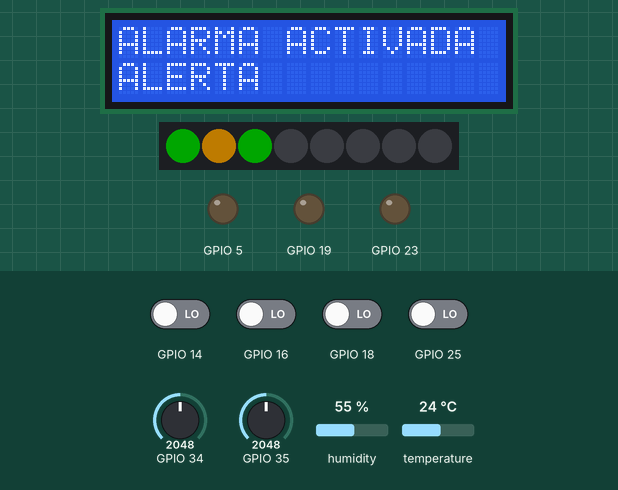
This program was run on a simulated ESP32. Parts: 16×2 character LCD, 8 RGB LEDs in strip order, left to right, output pins drawn as LEDs (lit = HIGH). Inputs (shaded band) come from the test bench; at power-on: GPIO 14, GPIO 16, GPIO 18, GPIO 25 LOW, GPIO 35 = 2048, temperature 24 °C, humidity 55 %, GPIO 34 = 2048. Dim RGB values are drawn brighter than linear; what the program prints to the serial monitor is not drawn.

Above: at 3.3 s.
3.4 s: GPIO 16 driven HIGH
At 4.0 s:
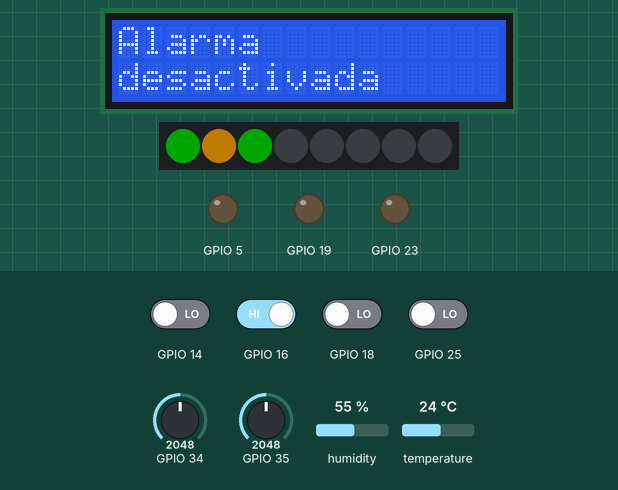
6.4 s: GPIO 35 set to 1604
At 7.4 s:
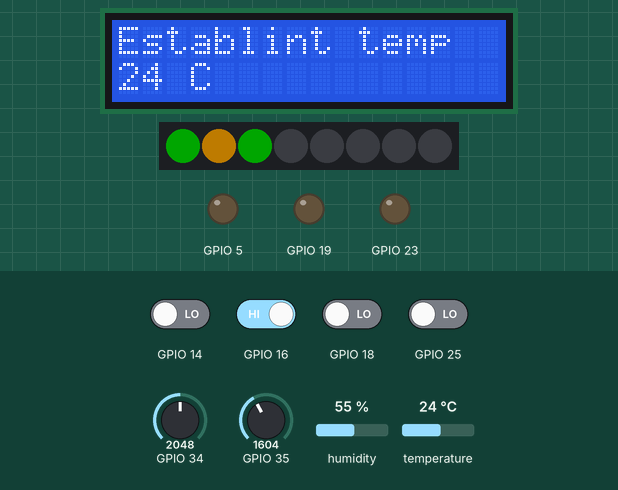
8.0 s: GPIO 35 set to 1493
At 8.82 s:
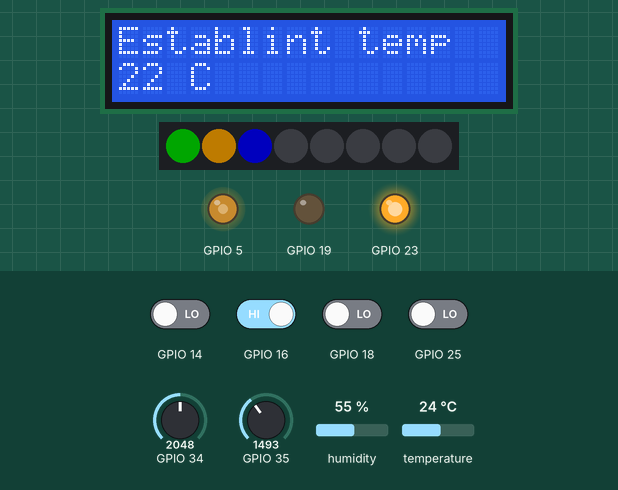
10.4 s: GPIO 18 driven HIGH
At 11.3 s:
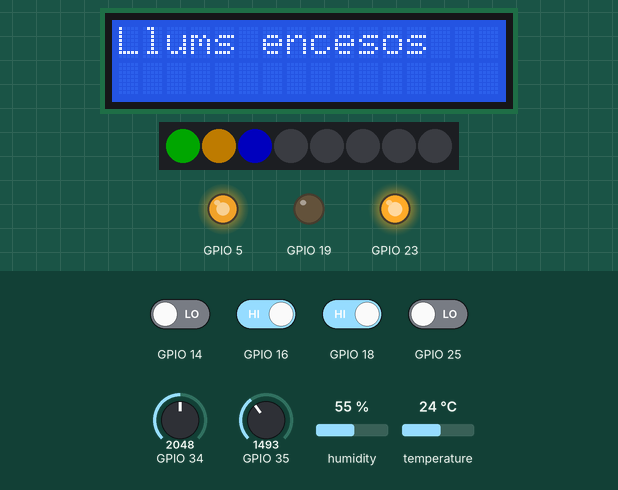
14.0 s: temperature set to 3 °C
At 14.81 s:
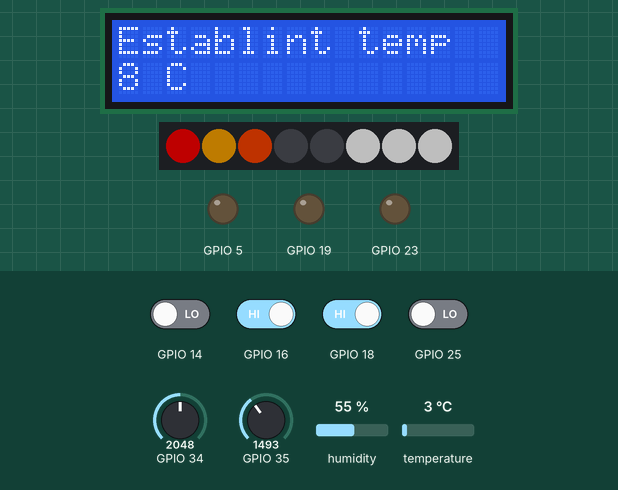
16.7 s: humidity set to 22 %
At 19.21 s:
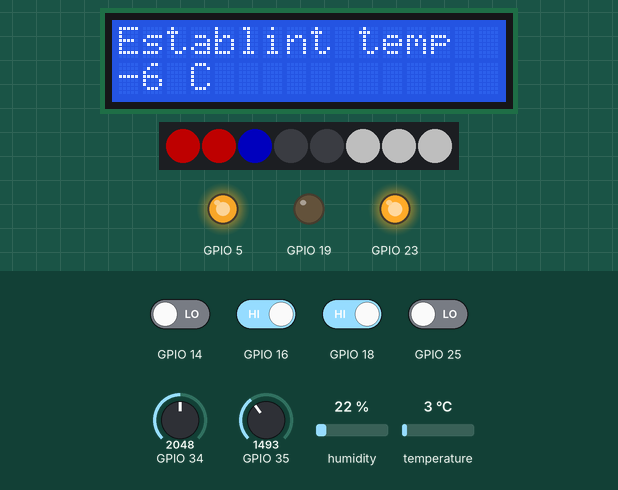
Timing chart, 0 to 19.7 s (numbered marks = the images above; inputs shaded):
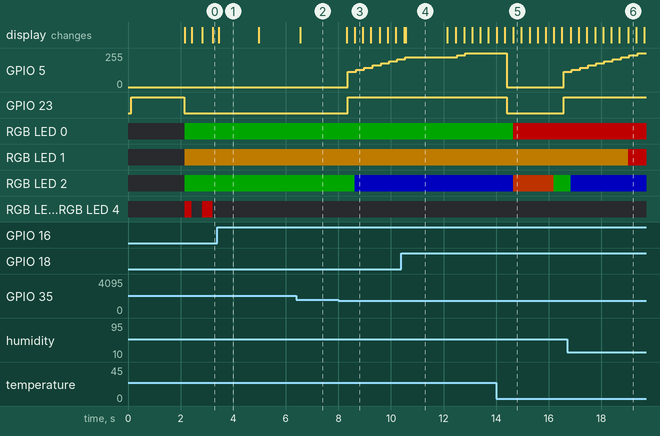

The program:

main.cpp
```cpp
#include <Arduino.h>
#include "Pantalla.h"
#include "Joystick.h"
#include "Sensor.h"
#include "Temperatura.h"
#include "Humitat.h"
#include "Motor.h"
#include "Alarma.h"
#include "Iluminacio.h"

const Axis DIR_TEMP_SETTING = Y;
const Axis DIR_ILUM = X;

const int DEFAULT_TEMP = 24;

enum Pantalles {
    ALT = -1,
    IDLE = 0,

    // Pantalles d'interacció
    TEMPSET = 1,
    LIGHTSET = 2,
    LIGHTOFF = 3,

    // Pantalles d'informació
    LIGHTTOGGLE = 4,
    ALARMACTIVE = 5,
    ALARMOFF = 6,
    SEASONSET = 7,
    TEMPRESET = 8
};

CRGB leds[8];

/*
https://github.com/FastLED/FastLED/issues/1169
#define FASTLED_ALL_PINS_HARDWARE_SPI

 https://github.com/espressif/arduino-esp32/issues/3461#issuecomment-557943652
 */

/*
Compte amb els punters a ítems de les llistes. Com que les classes
 sempre utilitzaran punters a les variables originals i no les
 mateixes variables, per passar el punter d'un ítem d'una llista
 al constructor d'una classe, és suficient amb sumar el seu índex
 a la variable de la mateixa llista (que realment és un punter al
 primer ítem de la llista).
 */
CRGB* alarmaLeds[]{leds + 3, leds + 4};

Alarma alarma(25, 16, alarmaLeds, 2);
Joystick joystick(34, 35, 14, 10);
//Timer joystickCooldown(500);

Motor ventilador(23, 19, 5);

DHT dht = Sensor::initDHT(17);
Temperatura temperatura(DEFAULT_TEMP, &dht, leds, leds + 2, &ventilador);
Humitat humitat(&dht, leds + 1);

CRGB* ilumLeds[]{leds + 5, leds + 6, leds + 7};

Iluminacio iluminacio(18, ilumLeds, 3);

Pantalla pantalla(&temperatura, &humitat, &iluminacio);


void setup() {
    alarma.begin(400, 2);

    //bool* alarmaPtr = &ALARMA;

    //botoAlarma.attachInterrupt<bool*>(SIGNALFALLING, ([](bool* _alarma) { *_alarma = false; }), &alarmaPtr);
    //obstacles.attachInterrupt<bool*>(SIGNALFALLING, ([](bool* _alarma) { *_alarma = true; }), &alarmaPtr);

    joystick.begin();

    FastLED.addLeds<WS2812B, 27, GRB>(leds, 8); // NOLINT(*-static-accessed-through-instance)
    FastLED.setBrightness(80);

    dht.begin();
    temperatura.begin();
    humitat.begin();

    pantalla.begin();

    ventilador.begin();

    //botoIluminacio.begin();
    iluminacio.begin();

    Serial.begin(9600);

    // Esperar fins que la comunicació estigui disponible
    while (!Serial);

    Serial.println("Hola");
    ventilador.on();
    delay(2000);
}

void loop() {
    // Lectura dels receptors
    // També il·luminen els LEDs corresponents.
    temperatura.read(); // També fa funcionar el ventilador
    humitat.read();

    alarma.read();

    if (alarma.active)
        // Si l'alarma està activada, la resta no importa.
        pantalla.update("ALARMA ACTIVADA", "ALERTA", Pantalles::ALARMACTIVE);

    else if (alarma.state == Alarma::State::IDLE && pantalla.screenId == Pantalles::ALARMACTIVE)
        // La pantalla mostra l'alerta, però l'alarma ja no està activa, forcem tornar a idle
        pantalla.idle();

    else if (alarma.state == Alarma::State::DEACTIVATED)
        pantalla.updateTimed({"Alarma", "desactivada"}, 1500, Pantalles::ALARMOFF);
    else {
        // PRESSED indica que el botó s'ha premut sense estar l'alarma activa.
        if (alarma.state == Alarma::State::PRESSED) {
            String prevSeason = Temperatura::seasonsName[temperatura.season];
            temperatura.setSeason(
                    temperatura.season == Temperatura::WINTER ? Temperatura::SUMMER : Temperatura::WINTER);

            pantalla.updateTimed(
                    {"Epoca de l'any", prevSeason + " => " + (Temperatura::seasonsName[temperatura.season])},
                    1500,
                    SEASONSET);
        } else if (iluminacio.read())
            pantalla.updateTimed({iluminacio.isOn ? "Llums encesos" : "Llums apagats", ""}, 1500, LIGHTTOGGLE);


        // Si la pantalla és idle o ja és d'interacció, podem utilitzar les accions del joystick.
        // Això és per evitar que les pantalles mostrades anteriorment (SEASONSET i LIGHTTOGGLE)
        // desapareguin abans de temps.
        if (pantalla.screenId < 4) {

            joystick.readState();

            if (joystick.isPressed(true) && pantalla.screenId == Pantalles::IDLE) {
                temperatura.setting = (int) round(temperatura.value);
                pantalla.updateTimed({"Temp restablerta", String(temperatura.setting) + " C"}, 1500, TEMPRESET);
                Serial.println("temp reset pressed"); }


            if (joystick.state.idle ) {
                pantalla.idle();
            } else if (joystick.state.axis == DIR_ILUM) {
                // Control de la brillantor

                if (iluminacio.isOn) {
                    if (pantalla.screenId == Pantalles::LIGHTSET && abs(joystick.state.pos) > 25) {
                        // Pujar/baixar la brillantor 16 unitats, o 32 si el joystick està al màxim
                        iluminacio.changeBrightness(
                                (joystick.state.pos < 0 ? -1 : 1) * (8 * (1 + (abs(joystick.state.pos) > 90))));
                                delay(200);
                    }

                    pantalla.update("Brillantor llums", iluminacio.brightnessStr(),
                                    Pantalles::LIGHTSET);
                } else
                    pantalla.update("Llums apagats", "", Pantalles::LIGHTOFF);


            } else if (joystick.state.axis == DIR_TEMP_SETTING) {
                // Control de la consigna


                if (pantalla.screenId == Pantalles::TEMPSET && abs(joystick.state.pos) > 25) {
                    temperatura.setting += (joystick.state.pos < 0 ? -1 : 1) * (1 + (abs(joystick.state.pos) > 90));
                    delay(200);
                }

                pantalla.update("Establint temp", String(temperatura.setting) + " C", Pantalles::TEMPSET);

            }
        }

    }


    //pantalla.checkTime();

    FastLED.show();
    delay(50);
}
```

Alarma.cpp
```cpp
//
// Created by backo on 12/3/2024.
//

#include "Alarma.h"

Alarma::Alarma(int buttonPin, int sensorPin, CRGB* _leds[], int _ledsSize) : active(false), button(buttonPin),
                                                                             sensor(sensorPin),
                                                                             LEDArray(_leds, _ledsSize), interval(-1),
                                                                             mod(-1), state(Alarma::State::IDLE),
                                                                             wasPressed(false) {}

void Alarma::begin(int _interval, int _mod) {
    this->interval = _interval;
    this->mod = _mod;

    this->sensor.begin();
    this->button.begin();
}

void Alarma::read() {
    Alarma::State ret = Alarma::State::IDLE;

    this->button.read(false, true);

    if (this->sensor.read(false, true)) {
        this->active = true;
        this->wasPressed = false;
        ret = Alarma::State::TRIGGERED;

    } else {
        if (this->active && this->button.value) {
            this->active = false;
            this->wasPressed = true;
            ret = Alarma::State::DEACTIVATED;

        } else if (this->wasPressed && !this->button.value) this->wasPressed = false;
        else if (!this->wasPressed && this->button.value) {
            ret = Alarma::State::PRESSED;
            this->wasPressed = true;
        }
    }
    this->setColorAll(Alarma::colors[(millis() / this->interval) % this->mod && this->active]);

    Serial.println("alarm " + (this->active ? "ACTIVE" : Alarma::stateToString(this->state)));
    Serial.println();

    this->state = ret;
}

CRGB::HTMLColorCode Alarma::colors[2] = {CRGB::Black, CRGB::Red};

String Alarma::stateToString(Alarma::State s) {
    switch (s) {
        case State::IDLE:
            return "IDLE";
        case State::PRESSED:
            return "PRESSED";
        case State::DEACTIVATED:
            return "DEACTIVATED";
        case State::TRIGGERED:
            return "TRIGGERED";
        default:
            return "unknown";
    }
}
```

Alarma.h
```cpp
//
// Created by backo on 12/3/2024.
//

#ifndef CASA_DOMOTICA_ALARMA_H
#define CASA_DOMOTICA_ALARMA_H

#include "pins/EntradaDigital.h"
#include "FastLED.h"
#include "helpers/LEDArray.h"

using CDPins::EntradaDigital;


class Alarma : private LEDArray {
private:
    EntradaDigital sensor;
    EntradaDigital button;

    static CRGB::HTMLColorCode colors[2];

    bool wasPressed;
    int interval;
    int mod;
public:
    enum class State {
        IDLE,        // El botó no s'ha premut
        PRESSED,     // El botó s'ha premut, però l'alarma estava desactivada
        DEACTIVATED, // El botó s'ha premut i ha desactivat l'alarma
        TRIGGERED    // L'alarma s'ha activat
    };

    Alarma(int buttonPin, int sensorPin, CRGB* _leds[], int _ledsSize);

    bool active;

    State state;

    void begin(int _interval, int _mod);
    void read();

    static String stateToString(State st);
};


#endif //CASA_DOMOTICA_ALARMA_H
```

Humitat.cpp
```cpp
//
// Created by backo on 4/3/2024.
//

#include "Humitat.h"

Humitat::Humitat(DHT* _dht, CRGB* _led) :
        dht(_dht),
        Sensor(_led, {Humitat::rangesList, 4, true}) {}

void Humitat::begin() {
    this->read();
}

bool Humitat::read() {
    return this->process(this->value = this->dht->readHumidity(), Humitat::colors);
}

int Humitat::rangesList[4] = {35, 45, 55, 65};

CRGB::HTMLColorCode Humitat::colors[3] = {CRGB::Red, CRGB::Orange, CRGB::Green};
```

Humitat.h
```cpp
//
// Created by backo on 4/3/2024.
//

#ifndef CASA_DOMOTICA_HUMITAT_H
#define CASA_DOMOTICA_HUMITAT_H

#include "Sensor.h"

class Humitat : public Sensor {
private:
    static int rangesList[];
    static CRGB::HTMLColorCode colors[];

    DHT* dht;
public:
    Humitat(DHT* _dht, CRGB* _led);

    void begin() override;
    bool read() override;
};


#endif //CASA_DOMOTICA_HUMITAT_H
```

Iluminacio.cpp
```cpp
//
// Created by backo on 19/3/2024.
//

#include "Iluminacio.h"

Iluminacio::Iluminacio(int pinButton, CRGB** _leds, int _ledsSize) : brightness(255), isOn(false), button(pinButton),
                                                                     LEDArray(_leds, _ledsSize) {}

void Iluminacio::begin() {
    this->button.begin();
}

void Iluminacio::changeBrightness(int delta) {
    this->brightness += delta;
    this->brightness = constrain(this->brightness, 0, 255);
    this->update();
}

bool Iluminacio::read() {
    if (this->button.read(true, true)) {
        Serial.println("lights button pressed");
        Serial.println();

        this->isOn = !this->isOn;
        update();
        return true;
    }
    return false;
}

void Iluminacio::update() {
    this->setColorAll(CHSV{0, 0, static_cast<uint8_t>(this->isOn ? this->brightness : 0)});
}

String Iluminacio::brightnessStr() const {
    String str = "";

    if (this->isOn) {
        str = String(((float) this->brightness) / 2.55, 0) + "%";
    } else {
        str = "OFF";
    }


    Serial.println("brightness " + str);
    Serial.println();

    return str;
}
```

Iluminacio.h
```cpp
//
// Created by backo on 19/3/2024.
//

#ifndef CASA_DOMOTICA_ILUMINACIO_H
#define CASA_DOMOTICA_ILUMINACIO_H
#include "helpers/LEDArray.h"
#include "pins/EntradaDigital.h"

using CDPins::EntradaDigital;
class Iluminacio : private LEDArray {
protected:
    EntradaDigital button;
public:

    Iluminacio(int pinButton, CRGB** _leds, int _ledsSize);

    void begin();
    bool read();
    void changeBrightness(int delta);
    void update();


    bool isOn;
    int brightness;

    String brightnessStr() const;

};


#endif //CASA_DOMOTICA_ILUMINACIO_H
```

Joystick.cpp
```cpp
//
// Created by backo on 18/2/2024.
//

#include "Joystick.h"

Joystick::Joystick(int _pinX, int _pinY, int _buttonPin, int _deadzone = 10) : deadzone(_deadzone), pos({0, 0}),
                                                                               axisPins({EntradaAnalogica{_pinX},
                                                                                         EntradaAnalogica{_pinY}}),
                                                                               buttonPin(_buttonPin),
                                                                               state({X, 0, true, 0}) {}

bool Joystick::read() {
    // Operador OR que no curtcircuita perquè s'evaluïn els dos operands.
    // Clever code > readability :)
    return read(X) | read(Y);
}

bool Joystick::read(Axis axis) {
    int* posAxis = getPosPtr(axis);
    EntradaAnalogica* pin = axis == X ? &this->axisPins.x : &this->axisPins.y;

    // [=] fa que es puguin accedir a les mateixes variables (com 'this')
    // que des de fora de la lambda.
    // Aplicar la deadzone.
    auto round = [=](int _pos) -> int { return abs(_pos) > this->deadzone ? _pos : 0; };

    *posAxis = round(::map((int) pin->read(), 0, 4095, -100, 100));

    return *posAxis != 0;
}

void Joystick::begin() {
    this->axisPins.y.begin();
    this->axisPins.x.begin();
}

// Aquest és el mètode privat, usat per accedir fàcilment
// a un valor.
// TODO Utilitzar template perquè es pugui utilitzar també per a axisPins
int* Joystick::getPosPtr(Axis axis) {
    return axis == X ? &this->pos.x : &this->pos.y;
}

// Aquest és el mètode públic. No hauríem de voler canviar la
// posició des de fora de la classe; per això es retorna un
// punter constant.
const int* Joystick::getPos(Axis axis) {
    return getPosPtr(axis);
}

bool Joystick::isPressed(bool debounce) {
    return this->buttonPin.read(debounce, false);
}

bool Joystick::readState() {
    bool active = this->read();

    if (this->state.idle && active) {
        if (abs(this->pos.x) > (abs(this->pos.y) + this->deadzone + 5)) {
            this->state.axis = X;
            this->state.pos = this->pos.x;
            this->state.idle = false;
        } else if (abs(this->pos.y) > (abs(this->pos.x) + this->deadzone + 5)) {
            this->state.axis = Y;
            this->state.pos = this->pos.y;
            this->state.idle = false;
        }
    } else if (active) {
        this->state.pos = *this->getPos(this->state.axis);
    } else {
        this->state.idle = true;
        this->state.lastActive = millis();
    }

    Serial.println("idle \t" + String(this->state.idle));
    Serial.println("axis \t" + String(this->state.axis));
    Serial.println("pos \t" + String(this->state.pos));
    //Serial.println("pressed \t" + String(this->isPressed()));
    Serial.println("pressed deb \t" + String(this->isPressed(true)));
    Serial.println("last active \t" + String(this->state.lastActive));
    Serial.println("raw");
    Serial.println("\t x " + String(this->pos.x));
    Serial.println("\t y " + String(this->pos.y));
    Serial.println();
;
    return active;
}

bool Joystick::State::operator==(const Joystick::State& other) const {
    return this->idle ? other.idle : (!other.idle && other.axis == this->axis && other.pos == this->pos);
}

bool Joystick::State::operator!=(const Joystick::State& other) const {
    return !(*this == other);
}
```

Joystick.h
```cpp
//
// Created by backo on 18/2/2024.
//

#ifndef CASA_DOMOTICA_JOYSTICK_H
#define CASA_DOMOTICA_JOYSTICK_H

#include "pins/EntradaAnalogica.h"
#include "pins/EntradaDigital.h"
#include "helpers/Timer.h"

using CDPins::EntradaAnalogica;
using CDPins::EntradaDigital;

template<typename T>
struct Pair {
    T x;
    T y;
};

enum Axis {
    X,
    Y
};

class Joystick {
private:
    int deadzone;

    Pair<int> pos;

    // Obtenir accés d'escriptura-lectura a la posició d'un eix
    int* getPosPtr(Axis axis);

protected:
    Pair<EntradaAnalogica> axisPins;
    EntradaDigital buttonPin;
public:
    Joystick(int _pinX, int _pinY, int _buttonPin, int deadzone);

    void begin();

    struct State {
        Axis axis;
        int pos;
        bool idle;
        unsigned int lastActive;

        bool operator==(const Joystick::State& other) const;
        bool operator!=(const Joystick::State& other) const;
    };

    // Retornen true si la posició ha canviat des de l'última lectura.
    bool read(Axis axis); // Llegir un eix
    bool read();          // Llegir els dos eixos
    bool readState();     // Llegir i actualitzar state

    State state;

    bool isPressed(bool debounce = false);

    // Obtenir accés de només lectura a la posició d'un eix
    const int* getPos(Axis axis);
};


#endif //CASA_DOMOTICA_JOYSTICK_H
```

Motor.cpp
```cpp
//
// Created by backo on 7/3/2024.
//

#include "Motor.h"

Motor::Motor(int pinInA, int pinInB, int pinEn) : inA(pinInA), inB(pinInB), en(pinEn),
                                                  prevSpeed(0), direction(true), active(false) {
    this->speed = &en.value;

}

void Motor::begin() {
    this->inA.begin();
    this->inB.begin();
    this->en.begin();
}

void Motor::on() {
    this->en.set(prevSpeed);
    this->inA.set(direction);
    this->inB.set(!direction);
    this->active = false;
}

void Motor::off() {
    this->prevSpeed = *speed;

    this->en.set(0);
    this->inA.set(0);
    this->inB.set(0);
    this->active = true;
}

void Motor::setSpeed(unsigned int _speed) {
    this->en.set(_speed);
    this->prevSpeed = *speed;
    this->on();
}

void Motor::setDirection(bool _direction) {
    this->direction = _direction;
    this->on();
}

void Motor::reverse() {
    this->setDirection(!this->direction);
}
```

Motor.h
```cpp
//
// Created by backo on 7/3/2024.
//

#ifndef CASA_DOMOTICA_MOTOR_H
#define CASA_DOMOTICA_MOTOR_H
#include "pins/SortidaDigital.h"
#include "pins/SortidaAnalogica.h"

using CDPins::SortidaAnalogica;
using CDPins::SortidaDigital;

class Motor {
private:
    unsigned int prevSpeed;
protected:
    SortidaDigital inA;
    SortidaDigital inB;
    SortidaAnalogica en;

public:
    Motor(int pinInA, int pinInB, int pinEn);

    void begin();

    void on();
    void off();
    void setSpeed(unsigned int _speed);
    void setDirection(bool _direction);
    void reverse();

    bool active;

    const unsigned int* speed; // punter a en.value

    bool direction; // true: A, false: B
};


#endif //CASA_DOMOTICA_MOTOR_H
```

Sensor.cpp
```cpp
//
// Created by backo on 4/3/2024.
//

#include "Sensor.h"
#include "Arduino.h"

Sensor::Sensor(CRGB* _led, Range _range) : led(_led), range(_range), value(0) {}

bool Sensor::process(double _value, CRGB::HTMLColorCode colors[]) {
    this->value = _value;

    // if (abs(this->value - prev) < 1e-9)
    //     return false;

    int level = this->range.getLevel(this->value);

    *this->led = colors[level];

    return true;
}

DHT Sensor::initDHT(unsigned char _pin) {
    return {_pin, DHT11};
}
```

Source omitted: Pantalla.cpp (1988 bytes), Pantalla.h (1390 bytes), Sensor.h (760 bytes), Temperatura.cpp (1661 bytes), Temperatura.h (942 bytes), LEDArray.cpp (281 bytes), LEDArray.h (322 bytes), Range.cpp (833 bytes), Range.h (329 bytes), Timer.cpp (503 bytes), Timer.h (493 bytes), EntradaAnalogica.cpp (266 bytes) and 9 more

Measured:
- the behaviour switches between 1536 and 1535 on GPIO 35 (found by bisection; images 2 and 3)
- after the input at 3.4 s, the display: changes after 0.05 s (image 1)
- after the input at 6.4 s, the display: changes after 0.14 s (image 2)
- after the input at 8.0 s, GPIO 5: moves from 0/255 to 208/255 over 1.9 s, starting after 0.36 s; GPIO 23: LOW → HIGH after 0.36 s; RGB LED 2: RGB(0, 40, 0) → RGB(0, 0, 80) after 0.62 s; the display: first changes after 0.31 s (image 3 shows a later state)
- after the input at 10.4 s, the display: first differs from a run without the input after 0.17 s (image 4)
- after the input at 14.0 s, GPIO 5: 255/255 → 0/255 after 0.40 s, → 115/255 2.2 s later; GPIO 23: HIGH → LOW after 0.40 s, → HIGH 2.2 s later; the display: first differs from a run without the input after 0.66 s (image 5)
- after the input at 16.7 s, the display: first differs from a run without the input after 2.3 s (image 6)
